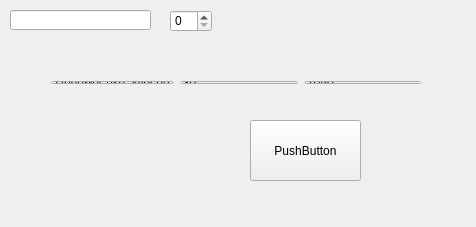
<?xml version="1.0" encoding="UTF-8"?>
<ui version="4.0">
 <class>MainWindow</class>
 <widget class="QMainWindow" name="MainWindow">
  <property name="geometry">
   <rect>
    <x>0</x>
    <y>0</y>
    <width>476</width>
    <height>227</height>
   </rect>
  </property>
  <property name="windowTitle">
   <string>MainWindow</string>
  </property>
  <widget class="QWidget" name="centralWidget">
   <widget class="QPushButton" name="pushButton">
    <property name="geometry">
     <rect>
      <x>250</x>
      <y>120</y>
      <width>111</width>
      <height>61</height>
     </rect>
    </property>
    <property name="text">
     <string>PushButton</string>
    </property>
   </widget>
   <widget class="QSpinBox" name="spinBox">
    <property name="geometry">
     <rect>
      <x>170</x>
      <y>10</y>
      <width>42</width>
      <height>22</height>
     </rect>
    </property>
   </widget>
   <widget class="QLineEdit" name="lineEdit">
    <property name="geometry">
     <rect>
      <x>10</x>
      <y>10</y>
      <width>141</width>
      <height>20</height>
     </rect>
    </property>
   </widget>
   <widget class="QWidget" name="">
    <property name="geometry">
     <rect>
      <x>40</x>
      <y>70</y>
      <width>392</width>
      <height>25</height>
     </rect>
    </property>
    <layout class="QHBoxLayout" name="horizontalLayout">
     <item>
      <widget class="QPushButton" name="btn_set_pos">
       <property name="text">
        <string>Переместить курсор</string>
       </property>
      </widget>
     </item>
     <item>
      <widget class="QLineEdit" name="line_x">
       <property name="text">
        <string>30</string>
       </property>
      </widget>
     </item>
     <item>
      <widget class="QLineEdit" name="line_y">
       <property name="text">
        <string>1050</string>
       </property>
      </widget>
     </item>
    </layout>
   </widget>
  </widget>
  <widget class="QMenuBar" name="menuBar">
   <property name="geometry">
    <rect>
     <x>0</x>
     <y>0</y>
     <width>476</width>
     <height>21</height>
    </rect>
   </property>
  </widget>
 </widget>
 <layoutdefault spacing="6" margin="11"/>
 <resources/>
 <connections/>
</ui>
